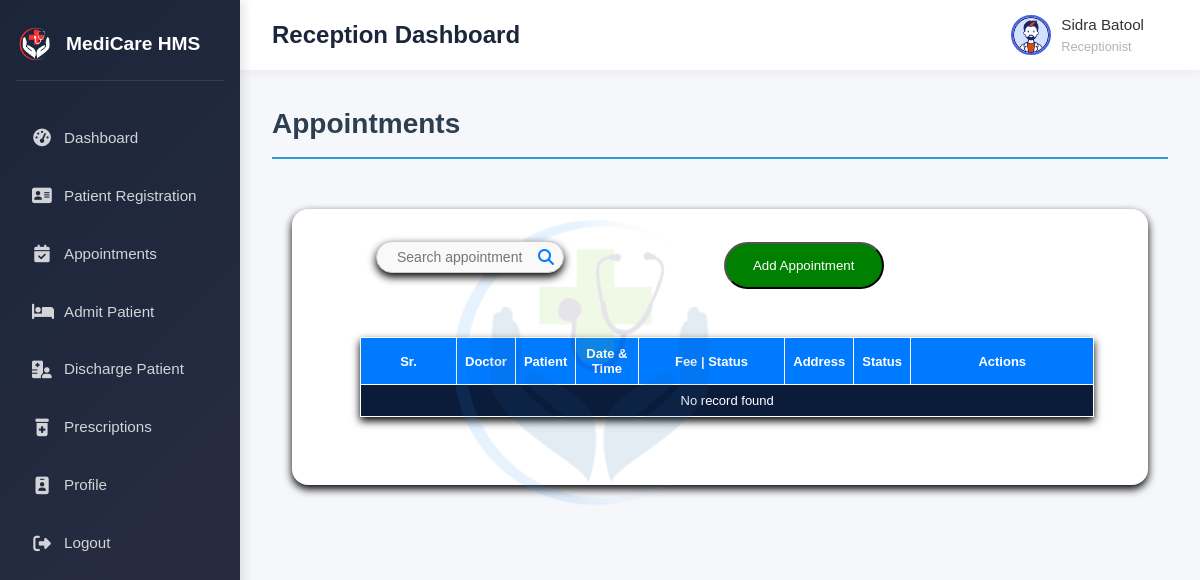
/Reception/appointment.php (signed in), run on an earlier commit of the app's database.
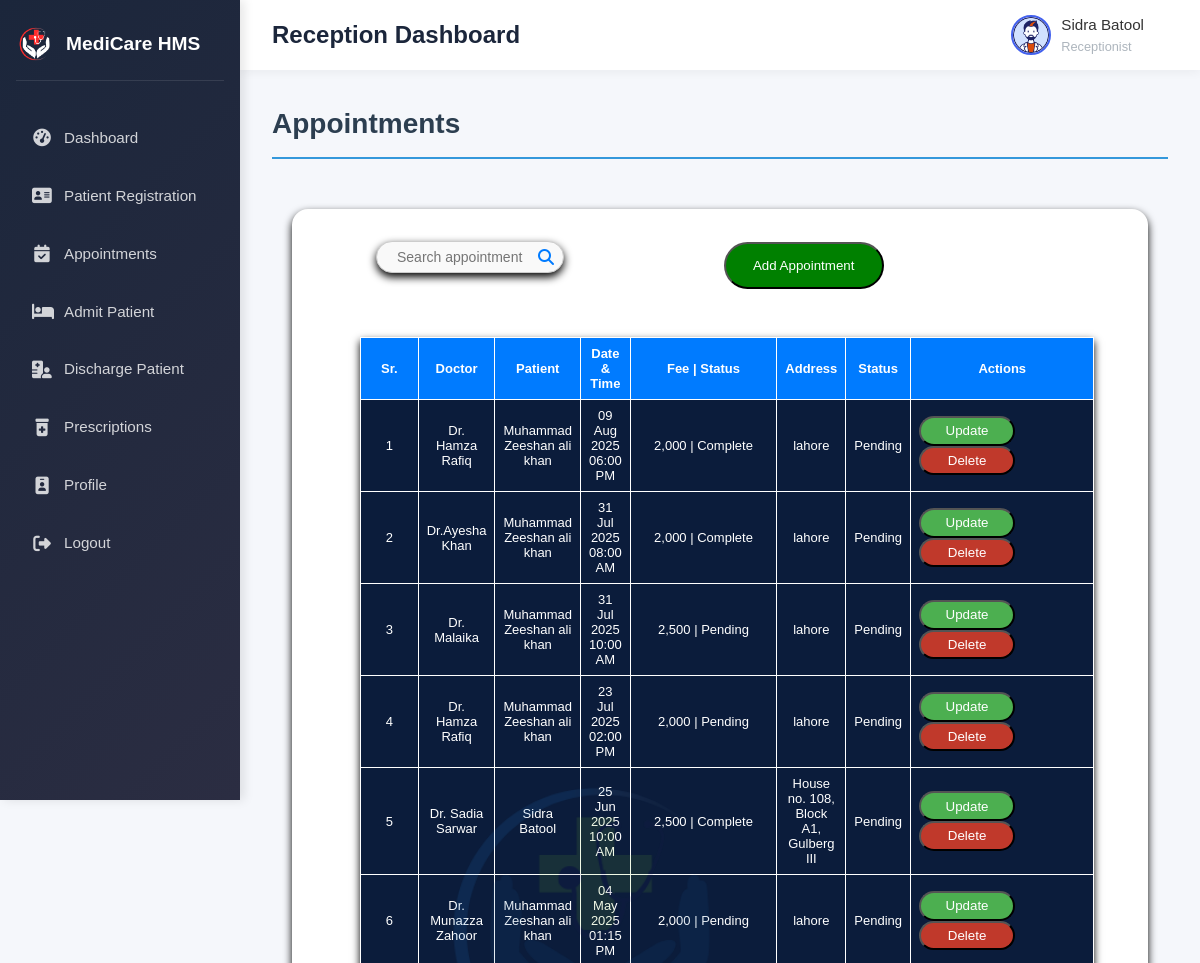
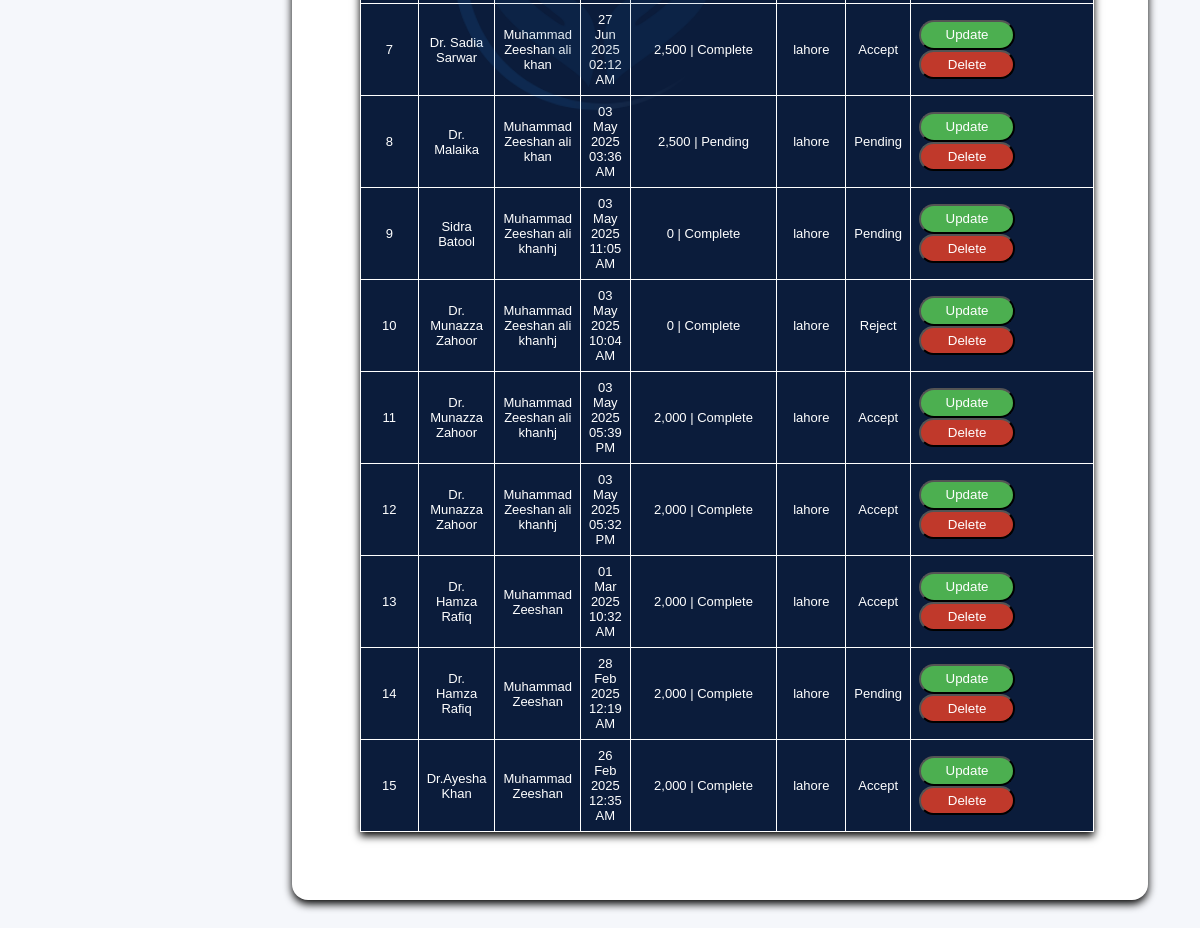
And on a later commit of the database (2 pictures, top to bottom).
### tables this page shows
CREATE TABLE `appointment` (
  `id` int(11) NOT NULL,
  `doctor_id` int(11) NOT NULL,
  `patient_id` int(11) NOT NULL,
  `patient_name` varchar(80) NOT NULL,
  `added_on` date NOT NULL,
  `date` date NOT NULL,
  `time` time NOT NULL,
  `fee` int(11) NOT NULL,
  `payment_id` varchar(80) NOT NULL,
  `pay_status` varchar(80) NOT NULL,
  `status` varchar(80) NOT NULL
);

CREATE TABLE `users` (
  `id` int(11) NOT NULL,
  `name` varchar(80) NOT NULL,
  `username` varchar(80) NOT NULL,
  `password` varchar(80) NOT NULL,
  `role` varchar(80) NOT NULL
);

CREATE TABLE `patient` (
  `id` int(11) NOT NULL,
  `user_id` int(11) NOT NULL,
  `dob` date NOT NULL,
  `gender` varchar(80) NOT NULL,
  `cnic` varchar(80) NOT NULL,
  `address` varchar(80) NOT NULL,
  `contact` varchar(80) NOT NULL,
  `email` varchar(80) NOT NULL
);

### Reception/appointment.php (the view, shortened to what this page needs)
<?php
include 'header.php';
include 'navbar.php';
?>
<!DOCTYPE html>
<html lang="en">
<head>
</head>
<body>
</body>
</html>
<main class="main-content">
  <div class="page-header">
    <h1>Appointments</h1>
  </div>
  <form method="post">
    <section id="appointments-section">
      <div class="appointments-container">
        <div class="search-container">
          <input type="text" name="keyword" id="search-input" placeholder="Search appointment..." required />
          <button type="submit" name="search" id="search-btn" class="search-btn">
            <i class="fa fa-search"></i>
          </button>
        </div>
  </form>
  <a href="add_appointment.php">
    <button type="button" id="add-appointment" class="add-appointment">
      Add Appointment
    </button>
  </a>
  <table class="appointments-table">
    <thead>
      <tr>
        <th>Sr.</th>
        <th>Doctor</th>
        <th>Patient</th>
        <th>Date & Time</th>
        <th style="width:20%;">Fee | Status</th>
        <th>Address</th>
        <th>Status</th>
        <th style="width:25%;">Actions</th>
      </tr>
    </thead>
    <tbody id="appointments-body">
                  <?php
				  $i=1;
				  if(isset($_POST['search'])){
					  $keyword=$_POST['keyword'];
					  $sql="select appointment.*, users.name as doctor_name, address from appointment INNER JOIN users on users.id=appointment.doctor_id INNER JOIN patient on appointment.patient_id=patient.id where users.name  LIKE '%$keyword%' OR patient_name LIKE '%$keyword%' OR fee LIKE '%$keyword%' OR status LIKE '%$keyword%' OR pay_status LIKE '%$keyword%'";
				  }
				  else{
				  $sql="select appointment.*, users.name as doctor_name, address from appointment INNER JOIN users on users.id=appointment.doctor_id INNER JOIN patient on appointment.patient_id=patient.id ORDER BY appointment.id DESC";
				  }
				  $result=mysqli_query($con,$sql);
				  if(mysqli_num_rows($result)>0){
				  while($row=mysqli_fetch_array($result)){
				  ?>
                  <tr>
                    <td><?php echo $i++;?></td>
                    <td><?php echo $row['doctor_name'];?></td>
                    <td><?php echo $row['patient_name'];?></td>
                    <td><?php echo date('d M Y',strtotime($row['date']));?> <?php echo date('h:i A',strtotime($row['time']));?></td>
                    <td><?php echo number_format($row['fee']);?> | <?php echo $row['pay_status'];?></td>
                    <td><?php echo $row['address'];?></td>
                    <td><?php echo $row['status'];?></td>
                    <td>
                    <a href="update_appointment.php?id=<?php echo $row['id'];?>"><button type="button" class="update-btn">Update</button></a>
                    <a href="delete_appointment.php?id=<?php echo $row['id'];?>" onclick="return confirm('Do you want to delete?');"><button type="button" class="delete-btn">Delete</button></a>
                    </td>
                </tr>
                <?php } } else{ ?>
                <tr>
                    <td colspan="8">No record found</td>
                </tr>
                <?php } ?>
            </tbody>
  </table>
</main>
</body>
</html>

What changed in the data, as far as the page shows it:
added appointment: users.name "Dr. Hamza Rafiq", patient_name "Muhammad Zeeshan ali khan", date "09 Aug 2025", time "06:00 PM", fee "2,000", pay_status "Complete", patient.address "lahore", status "Pending"
added appointment: users.name "Dr.Ayesha Khan", patient_name "Muhammad Zeeshan ali khan", date "31 Jul 2025", time "08:00 AM", fee "2,000", pay_status "Complete", patient.address "lahore", status "Pending"
added appointment: users.name "Dr. Malaika", patient_name "Muhammad Zeeshan ali khan", date "31 Jul 2025", time "10:00 AM", fee "2,500", pay_status "Pending", patient.address "lahore", status "Pending"
added appointment: users.name "Dr. Hamza Rafiq", patient_name "Muhammad Zeeshan ali khan", date "23 Jul 2025", time "02:00 PM", fee "2,000", pay_status "Pending", patient.address "lahore", status "Pending"
added appointment: users.name "Dr. Sadia Sarwar", patient_name "Sidra Batool", date "25 Jun 2025", time "10:00 AM", fee "2,500", pay_status "Complete", patient.address "House no. 108, Block A1, Gulberg III", status "Pending"
added appointment: users.name "Dr. Munazza Zahoor", patient_name "Muhammad Zeeshan ali khan", date "04 May 2025", time "01:15 PM", fee "2,000", pay_status "Pending", patient.address "lahore", status "Pending"
added appointment: users.name "Dr. Sadia Sarwar", patient_name "Muhammad Zeeshan ali khan", date "27 Jun 2025", time "02:12 AM", fee "2,500", pay_status "Complete", patient.address "lahore", status "Accept"
added appointment: users.name "Dr. Malaika", patient_name "Muhammad Zeeshan ali khan", date "03 May 2025", time "03:36 AM", fee "2,500", pay_status "Pending", patient.address "lahore", status "Pending"
added appointment: users.name "Sidra Batool", patient_name "Muhammad Zeeshan ali khanhj", date "03 May 2025", time "11:05 AM", fee "0", pay_status "Complete", patient.address "lahore", status "Pending"
added appointment: users.name "Dr. Munazza Zahoor", patient_name "Muhammad Zeeshan ali khanhj", date "03 May 2025", time "10:04 AM", fee "0", pay_status "Complete", patient.address "lahore", status "Reject"
added appointment: users.name "Dr. Munazza Zahoor", patient_name "Muhammad Zeeshan ali khanhj", date "03 May 2025", time "05:39 PM", fee "2,000", pay_status "Complete", patient.address "lahore", status "Accept"
added appointment: users.name "Dr. Munazza Zahoor", patient_name "Muhammad Zeeshan ali khanhj", date "03 May 2025", time "05:32 PM", fee "2,000", pay_status "Complete", patient.address "lahore", status "Accept"
added appointment: users.name "Dr. Hamza Rafiq", patient_name "Muhammad Zeeshan", date "01 Mar 2025", time "10:32 AM", fee "2,000", pay_status "Complete", patient.address "lahore", status "Accept"
added appointment: users.name "Dr. Hamza Rafiq", patient_name "Muhammad Zeeshan", date "28 Feb 2025", time "12:19 AM", fee "2,000", pay_status "Complete", patient.address "lahore", status "Pending"
added appointment: users.name "Dr.Ayesha Khan", patient_name "Muhammad Zeeshan", date "26 Feb 2025", time "12:35 AM", fee "2,000", pay_status "Complete", patient.address "lahore", status "Accept"
Also different on the page:
text no longer shown: "No record found"
